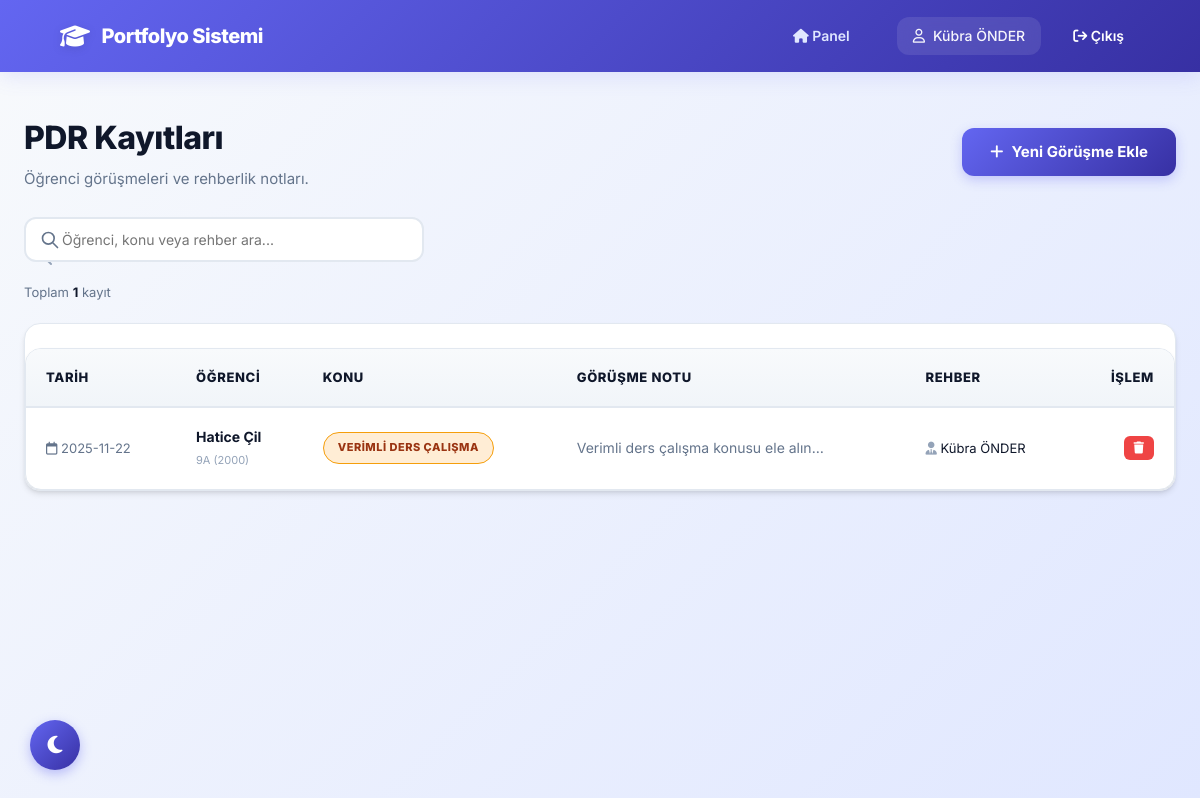
The app's page /pdr_list.php (signed in) with its own data.
### tables this page shows
CREATE TABLE `pdr_kayitlari` (
  `id` int(11) NOT NULL,
  `ogrenci_id` int(11) NOT NULL,
  `rehber_user_id` int(11) NOT NULL,
  `tarih` date NOT NULL,
  `konu` varchar(150) DEFAULT NULL,
  `aciklama` text DEFAULT NULL
);

CREATE TABLE `ogrenciler` (
  `id` int(11) NOT NULL,
  `ogr_no` varchar(20) NOT NULL,
  `ad` varchar(50) NOT NULL,
  `soyad` varchar(50) NOT NULL,
  `sinif` varchar(10) DEFAULT NULL,
  `sube` varchar(5) DEFAULT NULL,
  `dogum_tarihi` date DEFAULT NULL,
  `veli_user_id` int(11) DEFAULT NULL,
  `rehber_user_id` int(11) DEFAULT NULL,
  `created_at` timestamp NOT NULL DEFAULT current_timestamp()
);

CREATE TABLE `users` (
  `id` int(11) NOT NULL,
  `username` varchar(50) NOT NULL,
  `password_hash` varchar(255) NOT NULL,
  `ad` varchar(50) NOT NULL,
  `soyad` varchar(50) NOT NULL,
  `role` enum('yonetici','rehber','ogretmen','veli','ogrenci') NOT NULL,
  `created_at` timestamp NOT NULL DEFAULT current_timestamp()
);

### functions.php (called while the page is built, shortened)
<?php
function currentUserName(): string
{
      return $_SESSION['ad_soyad'] ?? '';
}

### pdr_list.php (the view, shortened to what this page needs)
<?php
require_once 'functions.php';
$sql = "SELECT p.*,
               o.ogr_no, o.ad AS ogr_ad, o.soyad AS ogr_soyad, o.sinif, o.sube,
               u.ad AS rehber_ad, u.soyad AS rehber_soyad
        FROM pdr_kayitlari p
        INNER JOIN ogrenciler o ON o.id = p.ogrenci_id
        INNER JOIN users u ON u.id = p.rehber_user_id
        ORDER BY p.tarih DESC, p.id DESC";
$stmt = $pdo->query($sql);
$kayitlar = $stmt->fetchAll();
?>
<!DOCTYPE html>
<html lang="tr">
<head>
      <link rel="stylesheet" href="https://cdnjs.cloudflare.com/ajax/libs/font-awesome/6.4.0/css/all.min.css">
      <link rel="stylesheet" href="style.css">
</head>
<body>
      <header class="topbar">
            <div class="logo">
                  <i class="fa-solid fa-graduation-cap"></i> Portfolyo Sistemi
            </div>
            <div class="user-info">
                  <a href="index.php" style="margin-right: 15px; color: #e0e7ff;">
                        <i class="fa-solid fa-house"></i> Panel
                  </a>
                  <span><i class="fa-regular fa-user"></i> <?= htmlspecialchars(currentUserName()); ?></span>
                  <a href="logout.php"><i class="fa-solid fa-arrow-right-from-bracket"></i> Çıkış</a>
            </div>
      </header>
      <main class="main-content">
            <div class="page-header-flex">
                  <div>
                        <h1>PDR Kayıtları</h1>
                        <p>Öğrenci görüşmeleri ve rehberlik notları.</p>
                  </div>
                  <a href="pdr_ekle.php" class="btn">
                        <i class="fa-solid fa-plus"></i> Yeni Görüşme Ekle
                  </a>
            </div>
            <div style="margin-bottom: 15px; position: relative; max-width: 400px;">
                  <input type="text" id="tableSearch" placeholder="Öğrenci, konu veya rehber ara..." style="padding-left: 36px; width: 100%;">
            </div>
            <div class="card" style="padding: 0; overflow: hidden;">
                  <table cellpadding="0" cellspacing="0">
                        <thead>
                              <tr>
                                    <th>Tarih</th>
                                    <th>Öğrenci</th>
                                    <th>Konu</th>
                                    <th>Görüşme Notu</th>
                                    <th>Rehber</th>
                                    <th style="text-align: right;">İşlem</th>
                              </tr>
                        </thead>
                        <tbody>
                              <?php foreach ($kayitlar as $k): ?>
                                    <tr class="hover-row">
                                          <td style="color: #64748b; font-size: 13px;">
                                                <i class="fa-regular fa-calendar"></i> <?= htmlspecialchars($k['tarih']) ?>
                                          </td>
                                          <td>
                                                <strong><?= htmlspecialchars($k['ogr_ad'] . ' ' . $k['ogr_soyad']) ?></strong>
                                                <br>
                                                <span style="font-size: 11px; color: #94a3b8;">
                                                      <?= htmlspecialchars($k['sinif'] . $k['sube']) ?> (<?= htmlspecialchars($k['ogr_no']) ?>)
                                                </span>
                                          </td>
                                          <td>
                                                <span class="badge badge-orange"><?= htmlspecialchars($k['konu']) ?></span>
                                          </td>
                                          <td title="<?= htmlspecialchars($k['aciklama']) ?>">
                                                <div class="text-truncate">
                                                      <?= htmlspecialchars($k['aciklama']) ?>
                                                </div>
                                          </td>
                                          <td style="font-size: 13px;">
                                                <i class="fa-solid fa-user-tie" style="color: #94a3b8;"></i>
                                                <?= htmlspecialchars($k['rehber_ad'] . ' ' . $k['rehber_soyad']) ?>
                                          </td>
                                          <td style="text-align: right;">
                                                <a href="pdr_sil.php?id=<?= $k['id'] ?>"
                                                      class="action-btn btn-delete"
                                                      onclick="return confirm('Bu PDR kaydını silmek istediğinize emin misiniz?');"
                                                      title="Kaydı Sil">
                                                      <i class="fa-solid fa-trash"></i>
                                                </a>
                                          </td>
                                    </tr>
                              <?php endforeach; ?>
                        </tbody>
                  </table>
            </div>
      </main>
</body>
</html>

### pdr_list.php (style rules this page uses)
.action-btn { padding: 6px 10px; border-radius: 6px; color: #fff; font-size: 12px; transition: opacity 0.2s; display: inline-flex; align-items: center; gap: 5px; }
.btn-delete { background-color: #ef4444; }
.page-header-flex { display: flex; justify-content: space-between; align-items: center; margin-bottom: 20px; }
.text-truncate { max-width: 250px; white-space: nowrap; overflow: hidden; text-overflow: ellipsis; color: #64748b; }

### records on screen
pdr_kayitlari: tarih "2025-11-22", ogrenci.soyad "Hatice Çil", ogrenci.sube "9A", ogrenci.ogr_no "2000", konu "VERIMLI DERS ÇALIŞMA", aciklama "Verimli ders çalışma konusu ele alın…", rehber_user.soyad "Kübra ÖNDER"

### other values on screen
currentUserName() "Kübra ÖNDER"
